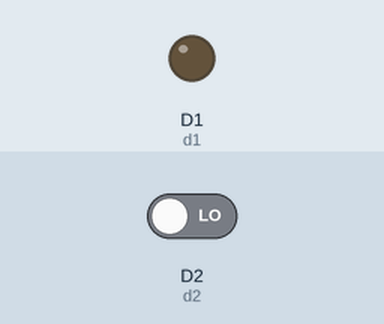
Recording of a sketch running on a simulated ESP8266 (NodeMCU). Shown: output pins drawn as LEDs (lit = HIGH). Inputs (shaded band) come from the test bench; at power-on: D2 (d2) LOW.

Above: at 1.2 s.
1.3 s: D2 (d2) driven HIGH
At 3.66 s:
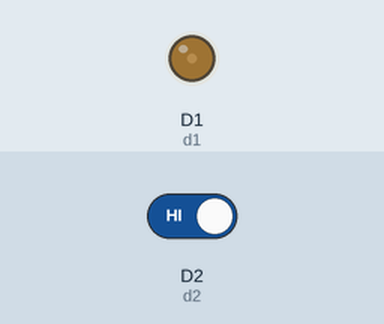
At 15.0 s:
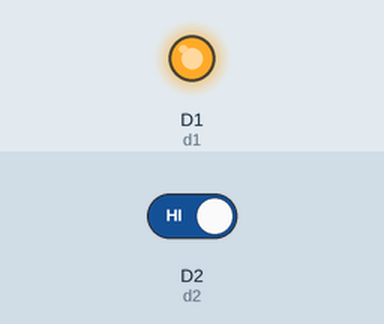
Timing chart, 0 to 16.5 s (numbered marks = the images above; inputs shaded):
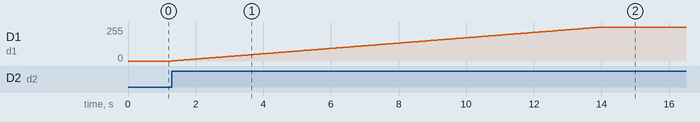

The sketch:

LightCup01.ino
```cpp
int d1=D1;  //Digital Output
int d2=D2;  //Digital Input
int bright=0;
void setup()
{
   pinMode(d1, OUTPUT);
   pinMode(d2, INPUT);
}

void loop()
{
  if(digitalRead(d2) == HIGH)
    bright +=1;
  else
    bright = 0;
  if(bright > 255)
    bright = 255;
  analogWrite(d1,bright);
  delay(50);
}
```

Measured:
- after the input at 1.3 s, D1 (d1): moves from 0/255 to 255/255 over 12.7 s, starting at once
